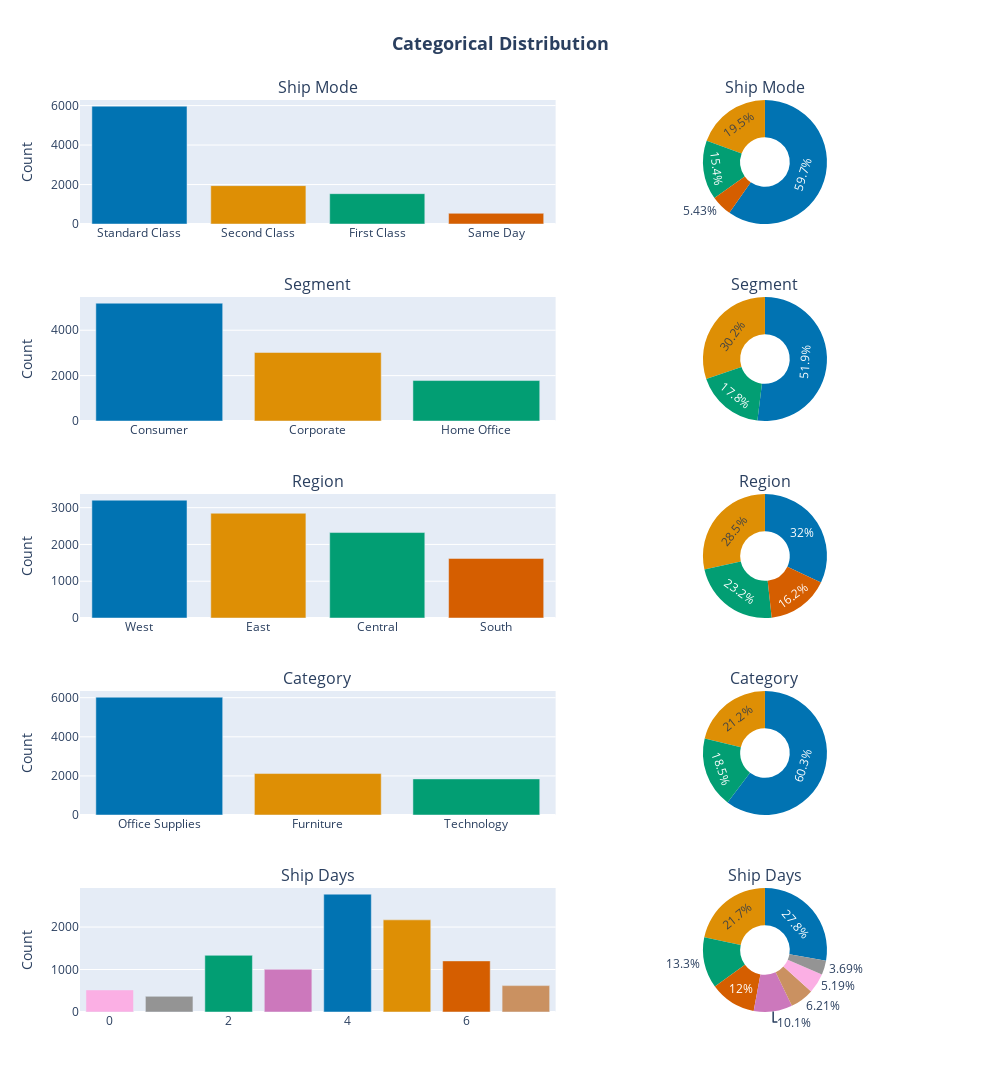

The notebook cell this image was saved under:
### Code cell
cols = ['ship_mode', 'segment', 'region', 'category', 'ship_days']

fig = make_subplots(
    rows=len(cols),
    cols=2,
    column_widths=[0.65, 0.35],
    specs=[[{"type": "xy"}, {"type": "domain"}] for _ in cols],
    subplot_titles=['Ship Mode', 'Ship Mode', 'Segment', 'Segment', 'Region', 'Region', 'Category', 'Category', 'Ship Days', 'Ship Days'],
    vertical_spacing=0.08
)

for i, col in enumerate(cols, start=1):
    vc = df[col].value_counts()
    pct = vc / vc.sum() * 100

    colors = sns.color_palette("colorblind", n_colors=len(vc)).as_hex()

    # LEFT: Bar
    fig.add_trace(
        go.Bar(
            x=vc.index,
            y=vc.values,
            marker=dict(color=colors),
            hovertemplate=(
                f"<b>{col}</b><br>" +
                "Value: %{x}<br>" +
                "Count: %{y}<extra></extra>"
            )
        ),
        row=i,
        col=1
    )

    # RIGHT: Pie (dùng lại đúng colors đó)
    fig.add_trace(
        go.Pie(
            labels=vc.index,
            values=pct.values,
            hole=0.4,
            marker=dict(colors=colors),
            textinfo='percent',
            hovertemplate=(
                f"<b>{col}</b><br>" +
                "Value: %{label}<br>" +
                "Percent: %{value:.1f}%<extra></extra>"
            )
        ),
        row=i,
        col=2
    )

fig.update_layout(
    title=dict(
        text='Categorical Distribution',
        x=0.5,
        font=dict(size=18, weight='bold')
    ),
    height=300 * len(cols),
    width=1000,
    showlegend=False
)
fig.update_xaxes(title_font = dict(size=10), tickfont=dict(size=12))
fig.update_yaxes(title_font = dict(size=10), tickfont=dict(size=12), title='Count')
fig.show()

### Figure 1 — Plotly figure (JSON) as saved in the notebook; plotly's stock layout.template omitted (floating-point values rounded to 4 significant figures)
{"data": [{"hovertemplate": "<b>ship_mode</b><br>Value: %{x}<br>Count: %{y}<extra></extra>", "marker": {"color": ["#0173b2", "#de8f05", "#029e73", "#d55e00"]}, "type": "bar", "x": ["Standard Class", "Second Class", "First Class", "Same Day"], "xaxis": "x", "y": [5968, 1945, 1538, 543], "yaxis": "y"}, {"domain": {"x": [0.685, 1], "y": [0.864, 1.0]}, "hole": 0.4, "hovertemplate": "<b>ship_mode</b><br>Value: %{label}<br>Percent: %{value:.1f}%<extra></extra>", "labels": ["Standard Class", "Second Class", "First Class", "Same Day"], "marker": {"colors": ["#0173b2", "#de8f05", "#029e73", "#d55e00"]}, "textinfo": "percent", "type": "pie", "values": [59.72, 19.46, 15.39, 5.433]}, {"hovertemplate": "<b>segment</b><br>Value: %{x}<br>Count: %{y}<extra></extra>", "marker": {"color": ["#0173b2", "#de8f05", "#029e73"]}, "type": "bar", "x": ["Consumer", "Corporate", "Home Office"], "xaxis": "x2", "y": [5191, 3020, 1783], "yaxis": "y2"}, {"domain": {"x": [0.685, 1], "y": [0.648, 0.784]}, "hole": 0.4, "hovertemplate": "<b>segment</b><br>Value: %{label}<br>Percent: %{value:.1f}%<extra></extra>", "labels": ["Consumer", "Corporate", "Home Office"], "marker": {"colors": ["#0173b2", "#de8f05", "#029e73"]}, "textinfo": "percent", "type": "pie", "values": [51.94, 30.22, 17.84]}, {"hovertemplate": "<b>region</b><br>Value: %{x}<br>Count: %{y}<extra></extra>", "marker": {"color": ["#0173b2", "#de8f05", "#029e73", "#d55e00"]}, "type": "bar", "x": ["West", "East", "Central", "South"], "xaxis": "x3", "y": [3203, 2848, 2323, 1620], "yaxis": "y3"}, {"domain": {"x": [0.685, 1], "y": [0.432, 0.568]}, "hole": 0.4, "hovertemplate": "<b>region</b><br>Value: %{label}<br>Percent: %{value:.1f}%<extra></extra>", "labels": ["West", "East", "Central", "South"], "marker": {"colors": ["#0173b2", "#de8f05", "#029e73", "#d55e00"]}, "textinfo": "percent", "type": "pie", "values": [32.05, 28.5, 23.24, 16.21]}, {"hovertemplate": "<b>category</b><br>Value: %{x}<br>Count: %{y}<extra></extra>", "marker": {"color": ["#0173b2", "#de8f05", "#029e73"]}, "type": "bar", "x": ["Office Supplies", "Furniture", "Technology"], "xaxis": "x4", "y": [6026, 2121, 1847], "yaxis": "y4"}, {"domain": {"x": [0.685, 1], "y": [0.216, 0.352]}, "hole": 0.4, "hovertemplate": "<b>category</b><br>Value: %{label}<br>Percent: %{value:.1f}%<extra></extra>", "labels": ["Office Supplies", "Furniture", "Technology"], "marker": {"colors": ["#0173b2", "#de8f05", "#029e73"]}, "textinfo": "percent", "type": "pie", "values": [60.3, 21.22, 18.48]}, {"hovertemplate": "<b>ship_days</b><br>Value: %{x}<br>Count: %{y}<extra></extra>", "marker": {"color": ["#0173b2", "#de8f05", "#029e73", "#d55e00", "#cc78bc", "#ca9161", "#fbafe4", "#949494"]}, "type": "bar", "x": [4, 5, 2, 6, 3, 7, 0, 1], "xaxis": "x5", "y": [2774, 2169, 1334, 1203, 1005, 621, 519, 369], "yaxis": "y5"}, {"domain": {"x": [0.685, 1], "y": [0, 0.136]}, "hole": 0.4, "hovertemplate": "<b>ship_days</b><br>Value: %{label}<br>Percent: %{value:.1f}%<extra></extra>", "labels": [4, 5, 2, 6, 3, 7, 0, 1], "marker": {"colors": ["#0173b2", "#de8f05", "#029e73", "#d55e00", "#cc78bc", "#ca9161", "#fbafe4", "#949494"]}, "textinfo": "percent", "type": "pie", "values": [27.76, 21.7, 13.35, 12.04, 10.06, 6.214, 5.193, 3.692]}], "layout": {"annotations": [{"font": {"size": 16}, "showarrow": false, "text": "Ship Mode", "x": 0.2925, "xanchor": "center", "xref": "paper", "y": 1.0, "yanchor": "bottom", "yref": "paper"}, {"font": {"size": 16}, "showarrow": false, "text": "Ship Mode", "x": 0.8425, "xanchor": "center", "xref": "paper", "y": 1.0, "yanchor": "bottom", "yref": "paper"}, {"font": {"size": 16}, "showarrow": false, "text": "Segment", "x": 0.2925, "xanchor": "center", "xref": "paper", "y": 0.784, "yanchor": "bottom", "yref": "paper"}, {"font": {"size": 16}, "showarrow": false, "text": "Segment", "x": 0.8425, "xanchor": "center", "xref": "paper", "y": 0.784, "yanchor": "bottom", "yref": "paper"}, {"font": {"size": 16}, "showarrow": false, "text": "Region", "x": 0.2925, "xanchor": "center", "xref": "paper", "y": 0.568, "yanchor": "bottom", "yref": "paper"}, {"font": {"size": 16}, "showarrow": false, "text": "Region", "x": 0.8425, "xanchor": "center", "xref": "paper", "y": 0.568, "yanchor": "bottom", "yref": "paper"}, {"font": {"size": 16}, "showarrow": false, "text": "Category", "x": 0.2925, "xanchor": "center", "xref": "paper", "y": 0.352, "yanchor": "bottom", "yref": "paper"}, {"font": {"size": 16}, "showarrow": false, "text": "Category", "x": 0.8425, "xanchor": "center", "xref": "paper", "y": 0.352, "yanchor": "bottom", "yref": "paper"}, {"font": {"size": 16}, "showarrow": false, "text": "Ship Days", "x": 0.2925, "xanchor": "center", "xref": "paper", "y": 0.136, "yanchor": "bottom", "yref": "paper"}, {"font": {"size": 16}, "showarrow": false, "text": "Ship Days", "x": 0.8425, "xanchor": "center", "xref": "paper", "y": 0.136, "yanchor": "bottom", "yref": "paper"}], "height": 1500, "showlegend": false, "title": {"font": {"size": 18, "weight": "bold"}, "text": "Categorical Distribution", "x": 0.5}, "width": 1000, "xaxis": {"anchor": "y", "domain": [0, 0.585], "tickfont": {"size": 12}, "title": {"font": {"size": 10}}}, "xaxis2": {"anchor": "y2", "domain": [0, 0.585], "tickfont": {"size": 12}, "title": {"font": {"size": 10}}}, "xaxis3": {"anchor": "y3", "domain": [0, 0.585], "tickfont": {"size": 12}, "title": {"font": {"size": 10}}}, "xaxis4": {"anchor": "y4", "domain": [0, 0.585], "tickfont": {"size": 12}, "title": {"font": {"size": 10}}}, "xaxis5": {"anchor": "y5", "domain": [0, 0.585], "tickfont": {"size": 12}, "title": {"font": {"size": 10}}}, "yaxis": {"anchor": "x", "domain": [0.864, 1.0], "tickfont": {"size": 12}, "title": {"text": "Count"}}, "yaxis2": {"anchor": "x2", "domain": [0.648, 0.784], "tickfont": {"size": 12}, "title": {"text": "Count"}}, "yaxis3": {"anchor": "x3", "domain": [0.432, 0.568], "tickfont": {"size": 12}, "title": {"text": "Count"}}, "yaxis4": {"anchor": "x4", "domain": [0.216, 0.352], "tickfont": {"size": 12}, "title": {"text": "Count"}}, "yaxis5": {"anchor": "x5", "domain": [0, 0.136], "tickfont": {"size": 12}, "title": {"text": "Count"}}}}
